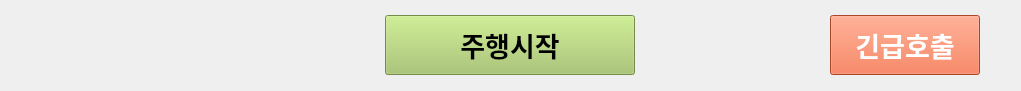
   <widget class="QWidget" name="horizontalLayoutWidget_2">
    <property name="geometry">
     <rect>
      <x>0</x>
      <y>510</y>
      <width>1021</width>
      <height>91</height>
     </rect>
    </property>
    <layout class="QHBoxLayout" name="layout_bottom">
     <item alignment="Qt::AlignLeft">
      <widget class="QPushButton" name="emr_call_btn_3">
       <property name="sizePolicy">
        <sizepolicy hsizetype="Fixed" vsizetype="Fixed">
         <horstretch>0</horstretch>
         <verstretch>0</verstretch>
        </sizepolicy>
       </property>
       <property name="minimumSize">
        <size>
         <width>170</width>
         <height>60</height>
        </size>
       </property>
       <property name="font">
        <font>
         <family>Malgun Gothic</family>
         <pointsize>20</pointsize>
         <weight>75</weight>
         <bold>true</bold>
        </font>
       </property>
       <property name="styleSheet">
        <string notr="true">background-color: #ed6339;
color: white;
margin-right: 30px;</string>
       </property>
       <property name="text">
        <string/>
       </property>
       <property name="flat">
        <bool>true</bool>
       </property>
      </widget>
     </item>
     <item alignment="Qt::AlignHCenter|Qt::AlignVCenter">
      <widget class="QPushButton" name="btn_start">
       <property name="sizePolicy">
        <sizepolicy hsizetype="Fixed" vsizetype="Fixed">
         <horstretch>0</horstretch>
         <verstretch>0</verstretch>
        </sizepolicy>
       </property>
       <property name="minimumSize">
        <size>
         <width>250</width>
         <height>60</height>
        </size>
       </property>
       <property name="font">
        <font>
         <family>Malgun Gothic</family>
         <pointsize>20</pointsize>
         <weight>75</weight>
         <bold>true</bold>
        </font>
       </property>
       <property name="styleSheet">
        <string notr="true">background-color: #a1c464;</string>
       </property>
       <property name="text">
        <string>주행시작</string>
       </property>
      </widget>
     </item>
     <item alignment="Qt::AlignRight|Qt::AlignVCenter">
      <widget class="QPushButton" name="btn_emrCall">
       <property name="sizePolicy">
        <sizepolicy hsizetype="Fixed" vsizetype="Fixed">
         <horstretch>0</horstretch>
         <verstretch>0</verstretch>
        </sizepolicy>
       </property>
       <property name="minimumSize">
        <size>
         <width>180</width>
         <height>60</height>
        </size>
       </property>
       <property name="font">
        <font>
         <family>Malgun Gothic</family>
         <pointsize>20</pointsize>
         <weight>75</weight>
         <bold>true</bold>
        </font>
       </property>
       <property name="styleSheet">
        <string notr="true">background-color: #ed6339;
color: white;
padding: 5px 10px;
margin-right: 30px;</string>
       </property>
       <property name="text">
        <string>긴급호출</string>
       </property>
      </widget>
     </item>
    </layout>
   </widget>
